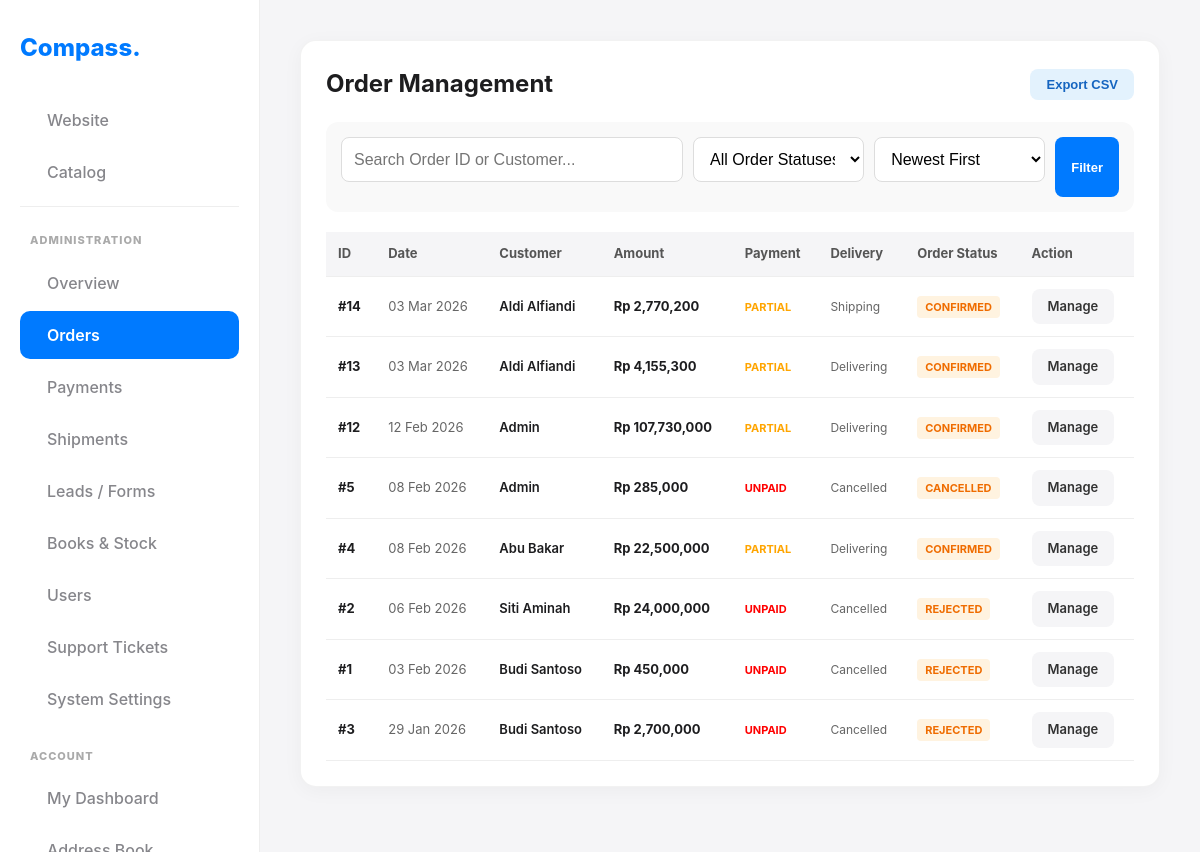
Page /?page=admin_orders (signed in) on the committed database.
### tables this page shows
CREATE TABLE `orders` (
  `id` int NOT NULL,
  `reference_id` varchar(20) DEFAULT NULL,
  `user_id` int DEFAULT NULL,
  `shipping_city` varchar(100) DEFAULT NULL,
  `shipping_snapshot` text,
  `status` varchar(50) DEFAULT NULL,
  `payment_status` text,
  `tier_level` int DEFAULT '1',
  `is_early_bird` tinyint(1) DEFAULT '0',
  `total_amount` decimal(15,2) DEFAULT NULL,
  `paid_amount` decimal(15,2) DEFAULT '0.00',
  `payment_proof` varchar(255) DEFAULT NULL,
  `created_at` timestamp NULL DEFAULT CURRENT_TIMESTAMP,
  `shipping_status` text,
  `tracking_number` varchar(100) DEFAULT NULL,
  `estimated_delivery` date DEFAULT NULL,
  `confirmed_arrival` datetime DEFAULT NULL,
  `arrival_proof` varchar(255) DEFAULT NULL,
  `arrival_date` datetime DEFAULT NULL,
  `shipment_status` text,
  `next_payment_due` date DEFAULT NULL
);

CREATE TABLE `users` (
  `id` int NOT NULL,
  `name` varchar(100) NOT NULL,
  `email` varchar(100) NOT NULL,
  `password` varchar(255) NOT NULL,
  `role` enum('public','school','admin') DEFAULT 'public',
  `position` varchar(100) DEFAULT NULL,
  `institution` varchar(150) DEFAULT NULL,
  `city` varchar(100) DEFAULT NULL,
  `phone` varchar(20) DEFAULT NULL,
  `address` text,
  `is_banned` tinyint(1) DEFAULT '0',
  `is_approved` tinyint(1) NOT NULL,
  `created_at` timestamp NULL DEFAULT CURRENT_TIMESTAMP
);

### view_admin_orders.php (the view, shortened to what this page needs)
<?php
$pdo = getDB();
$search = $_GET['q'] ?? '';
$sort = $_GET['sort'] ?? 'newest';
$sql = "SELECT o.*, u.name as customer_name, u.institution
        FROM orders o
        JOIN users u ON o.user_id = u.id
        WHERE 1=1";
$params = [];
if ($sort === 'oldest') $sql .= " ORDER BY o.created_at ASC";
elseif ($sort === 'highest') $sql .= " ORDER BY o.total_amount DESC";
else $sql .= " ORDER BY o.created_at DESC";
$orders = $pdo->prepare($sql);
$orders->execute($params);
$orders = $orders->fetchAll();
?>
<div class="card">
    <div style="display:flex; justify-content:space-between; align-items:center; margin-bottom:20px;">
        <h2 style="margin:0;">Order Management</h2>
        <form action="export.php" method="GET">
            <button type="button" class="btn btn-sm" style="background:#e3f2fd; color:#1565c0;">Export CSV</button>
        </form>
    </div>
    <form method="GET" style="display:grid; grid-template-columns: 2fr 1fr 1fr auto; gap:10px; background:#f9f9f9; padding:15px; border-radius:12px; margin-bottom:20px;">
        <input type="text" name="q" value="<?php echo htmlspecialchars($search); ?>" placeholder="Search Order ID or Customer..." style="width:100%;">
        <select name="status">
            <option value="">All Order Statuses</option>
        </select>
        <select name="sort">
            <option value="newest" <?php echo $sort=='newest'?'selected':''; ?>>Newest First</option>
        </select>
        <button type="submit" class="btn btn-sm">Filter</button>
    </form>
    <div class="responsive-table">
        <table style="width:100%; border-collapse:collapse; font-size:13px;">
            <thead>
                <tr style="background:#f5f5f7; text-align:left; color:#555;">
                    <th style="padding:12px;">ID</th>
                    <th style="padding:12px;">Date</th>
                    <th style="padding:12px;">Customer</th>
                    <th style="padding:12px;">Amount</th>
                    <th style="padding:12px;">Payment</th>
                    <th style="padding:12px;">Delivery</th>
                    <th style="padding:12px;">Order Status</th>
                    <th style="padding:12px;">Action</th>
                </tr>
            </thead>
            <tbody>
                <?php foreach($orders as $o): ?>
                <tr style="border-bottom:1px solid #eee;">
                    <td style="padding:12px; font-weight:bold;">#<?php echo $o['id']; ?></td>
                    <td style="padding:12px; color:#666;"><?php echo date('d M Y', strtotime($o['created_at'])); ?></td>
                    <td style="padding:12px;">
                        <div style="font-weight:600;"><?php echo htmlspecialchars($o['customer_name']); ?></div>
                    </td>
                    <td style="padding:12px; font-weight:bold;">Rp <?php echo number_format($o['total_amount']); ?></td>
                    <td style="padding:12px;">
                        <?php
                            $pay_color = ($o['payment_status'] == 'paid') ? 'green' : (($o['payment_status'] == 'partial') ? 'orange' : 'red');
                        ?>
                        <span style="color:<?php echo $pay_color; ?>; font-weight:bold; font-size:11px;">
                            <?php echo strtoupper($o['payment_status']); ?>
                        </span>
                    </td>
                    <td style="padding:12px;">
                        <span style="color:#666; font-size:12px;">
                            <?php echo ucfirst($o['shipping_status'] ?? 'Processing'); ?>
                        </span>
                    </td>
                    <td style="padding:12px;">
                        <span style="padding:4px 8px; border-radius:4px; font-size:11px; font-weight:bold;
                            background: <?php echo $o['status']=='completed'?'#e8f5e9':($o['status']=='processing'?'#e3f2fd':'#fff3e0'); ?>;
                            color: <?php echo $o['status']=='completed'?'#2e7d32':($o['status']=='processing'?'#1565c0':'#ef6c00'); ?>;">
                            <?php echo strtoupper($o['status']); ?>
                        </span>
                    </td>
                    <td style="padding:12px;">
                        <a href="?page=admin_order_detail&id=<?php echo $o['id']; ?>" class="btn btn-sm" style="background:#f5f5f7; color:#333;">Manage</a>
                    </td>
                </tr>
                <?php endforeach; ?>
            </tbody>
        </table>
    </div>
</div>

### style.css (style rules this page uses)
:root { --primary: #007aff; --primary-dark: #0056b3; --secondary: #5856d6; --accent: #ff2d55; --background: #f5f5f7; --text-main: #1d1d1f; --text-muted: #86868b; --card-bg: #ffffff; --success: #34c759; --sidebar-width: 260px; --header-height: 60px; --radius: 16px; --gradient-hero: linear-gradient(135deg, #007aff 0%, #00c7be 100%); }
* { box-sizing: border-box; }
body { margin: 0; padding: 0; background-color: var(--background); font-family: -apple-system, BlinkMacSystemFont, "Segoe UI", Roboto, Helvetica, Arial, sans-serif; color: var(--text-main); line-height: 1.5; -webkit-font-smoothing: antialiased; scroll-behavior: smooth; }
.btn, .btn-sm { display: inline-flex; align-items: center; justify-content: center; gap: 8px; padding: 12px 24px; background: var(--primary); color: white; border-radius: 12px; border: none; font-weight: 600; font-size: 14px; text-decoration: none; cursor: pointer; transition: transform 0.2s, box-shadow 0.2s; text-align: center; }
.btn-sm { padding: 8px 16px; font-size: 13px; border-radius: 8px; }
.card { background: var(--card-bg); border-radius: var(--radius); padding: 25px; box-shadow: 0 4px 20px rgba(0, 0, 0, 0.04); margin-bottom: 25px; border: 1px solid rgba(0, 0, 0, 0.05); transition: transform 0.3s ease; }
input, select, textarea { width: 100%; padding: 12px; border: 1px solid #ddd; border-radius: 8px; font-size: 16px; background: #fff; margin-bottom: 15px; }
table { width: 100%; border-collapse: collapse; }
th, td { padding: 12px; text-align: left; border-bottom: 1px solid #eee; }

### rows in the picture
orders: id "14", created_at "03 Mar 2026", user.name "Aldi Alfiandi", total_amount "2,770,200", payment_status "PARTIAL", shipping_status "Shipping", status "CONFIRMED"
orders: id "13", created_at "03 Mar 2026", user.name "Aldi Alfiandi", total_amount "4,155,300", payment_status "PARTIAL", shipping_status "Delivering", status "CONFIRMED"
orders: id "12", created_at "12 Feb 2026", user.name "Admin", total_amount "107,730,000", payment_status "PARTIAL", shipping_status "Delivering", status "CONFIRMED"
orders: id "5", created_at "08 Feb 2026", user.name "Admin", total_amount "285,000", payment_status "UNPAID", shipping_status "Cancelled", status "CANCELLED"
orders: id "4", created_at "08 Feb 2026", user.name "Abu Bakar", total_amount "22,500,000", payment_status "PARTIAL", shipping_status "Delivering", status "CONFIRMED"
orders: id "2", created_at "06 Feb 2026", user.name "Siti Aminah", total_amount "24,000,000", payment_status "UNPAID", shipping_status "Cancelled", status "REJECTED"
orders: id "1", created_at "03 Feb 2026", user.name "Budi Santoso", total_amount "450,000", payment_status "UNPAID", shipping_status "Cancelled", status "REJECTED"
orders: id "3", created_at "29 Jan 2026", user.name "Budi Santoso", total_amount "2,700,000", payment_status "UNPAID", shipping_status "Cancelled", status "REJECTED"
